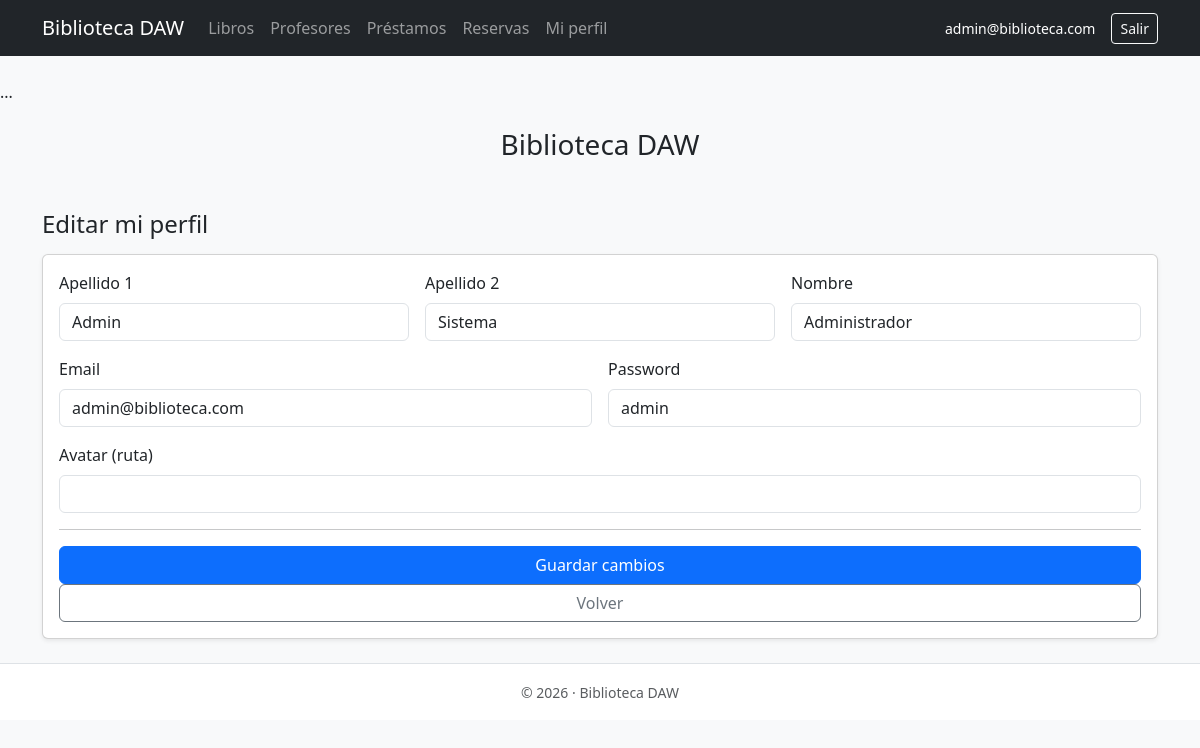
Screenshot of /perfil_editar.php (signed in) with the database file from the repository.
### tables this page shows
CREATE TABLE IF NOT EXISTS `profesores` (
  `id` int NOT NULL AUTO_INCREMENT,
  `apellido1` varchar(60) NOT NULL,
  `apellido2` varchar(60) NOT NULL,
  `nombre` varchar(60) NOT NULL,
  `email` varchar(120) NOT NULL,
  `password` varchar(255) NOT NULL,
  `perfil` enum('ADMIN','PROFESOR') NOT NULL DEFAULT 'PROFESOR',
  `avatar` varchar(255) DEFAULT NULL,
  `estado` tinyint NOT NULL DEFAULT '1',
  `creado_en` datetime NOT NULL DEFAULT CURRENT_TIMESTAMP,
  `actualizado_en` datetime DEFAULT NULL ON UPDATE CURRENT_TIMESTAMP,
  PRIMARY KEY (`id`),
  UNIQUE KEY `email` (`email`)
);

### perfil_editar.php (the view, shortened to what this page needs)
<?php
require_once __DIR__ . "/config/conexion.php";
require_once __DIR__ . "/includes/header.php";
$id = (int)($_SESSION["usuario_id"] ?? 0);
$sql = "SELECT id, apellido1, apellido2, nombre, email, password, avatar
        FROM profesores
        WHERE id = :id
        LIMIT 1";
$stmt = $pdo->prepare($sql);
$stmt->execute([":id" => $id]);
$u = $stmt->fetch();
?>
<h2 class="h4 mb-3">Editar mi perfil</h2>
<form method="post" class="card shadow-sm p-3">
  <div class="row g-3">
    <div class="col-md-4">
      <label class="form-label" for="apellido1">Apellido 1</label>
      <input class="form-control" type="text" id="apellido1" name="apellido1" required
             value="<?php echo htmlspecialchars($u["apellido1"]); ?>">
    </div>
    <div class="col-md-4">
      <label class="form-label" for="apellido2">Apellido 2</label>
      <input class="form-control" type="text" id="apellido2" name="apellido2" required
             value="<?php echo htmlspecialchars($u["apellido2"]); ?>">
    </div>
    <div class="col-md-4">
      <label class="form-label" for="nombre">Nombre</label>
      <input class="form-control" type="text" id="nombre" name="nombre" required
             value="<?php echo htmlspecialchars($u["nombre"]); ?>">
    </div>
    <div class="col-md-6">
      <label class="form-label" for="email">Email</label>
      <input class="form-control" type="email" id="email" name="email" required
             value="<?php echo htmlspecialchars($u["email"]); ?>">
    </div>
    <div class="col-md-6">
      <label class="form-label" for="password">Password</label>
      <input class="form-control" type="text" id="password" name="password" required
             value="<?php echo htmlspecialchars($u["password"]); ?>">
    </div>
    <div class="col-md-12">
      <label class="form-label" for="avatar">Avatar (ruta)</label>
      <input class="form-control" type="text" id="avatar" name="avatar"
             value="<?php echo htmlspecialchars($u["avatar"] ?? ""); ?>">
    </div>
  </div>
  <hr class="my-3">
  <button class="btn btn-primary">Guardar cambios</button>
  <a class="btn btn-outline-secondary" href="<?php echo APP_URL; ?>/perfil.php">Volver</a>
</form>
<?php require_once __DIR__ . "/includes/footer.php"; ?>

### rows the page displays
profesores: apellido1 "Admin", apellido2 "Sistema", nombre "Administrador", email "admin@biblioteca.com", password "admin"

### other values shown
APP_NAME "Biblioteca DAW"
$_SESSION["email"] "admin@biblioteca.com"
